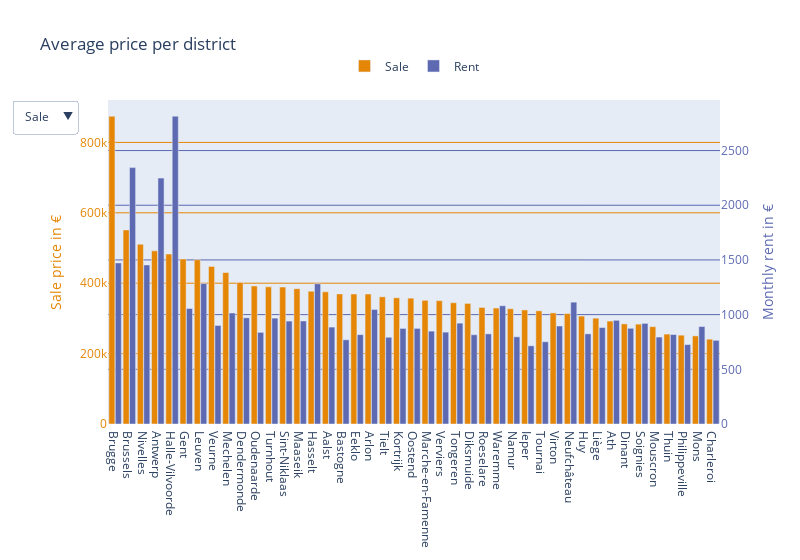

Notebook cell for this chart:
### Code cell
fig = go.Figure()
colors = px.colors.qualitative.Vivid
fig.add_trace(
    go.Bar(
        x=price_sale_district['District'],
        y=price_sale_district['Price'],
        name='Sale',
        offsetgroup=1,
        marker=dict(
            color=colors[0]
        )
    )
)
fig.add_trace(
    go.Bar(
        x=price_rent_district['District'],
        y=price_rent_district['Price'],
        name='Rent',
        yaxis='y2',
        offsetgroup=2,
        marker=dict(
            color=colors[1]
        )
    )
)
fig.update_traces(
    hovertemplate='<b>%{y:,.0f} €</b>',   
)
buttons=[
    dict(
        label="Sale",
        method="update",
        args=[{},dict(
            xaxis=dict(
                categoryarray=price_sale_district['District']
            )   
        )]
    ),
    dict(
        label="Rent",
        method="update",
        args=[{},dict(
            xaxis=dict(
                categoryarray=price_rent_district['District']
            )   
        )]
    )
]
fig.update_layout(
    title='Average price per district',
    width = 800,
    updatemenus=[dict(
        buttons=buttons
    )],
    legend=dict(
        x=0.5,
        y=1.15,
        orientation='h',
        xanchor='center'
    ),
    yaxis=dict(
        gridcolor=colors[0],
        color=colors[0],
        title='Sale price in €'
    ),
    yaxis2=dict(
        overlaying='y',
        side='right',
        gridcolor=colors[1],
        color=colors[1],
        title='Monthly rent in €'
    ),
    xaxis=dict(
        categoryorder='array',
    ),
    bargap=0.1,
    bargroupgap=0.05,
    hovermode='x unified',
)
fig.show()

### Figure 1 — Plotly figure (JSON) as saved in the notebook; plotly's stock layout.template omitted (floating-point values rounded to 4 significant figures)
{"data": [{"hovertemplate": "<b>%{y:,.0f} €</b>", "marker": {"color": "rgb(229, 134, 6)"}, "name": "Sale", "offsetgroup": "1", "type": "bar", "x": ["Brugge", "Brussels", "Nivelles", "Antwerp", "Halle-Vilvoorde", "Gent", "Leuven", "Veurne", "Mechelen", "Dendermonde", "Oudenaarde", "Turnhout", "Sint-Niklaas", "Maaseik", "Hasselt", "Aalst", "Bastogne", "Eeklo", "Arlon", "Tielt", "Kortrijk", "Oostend", "Marche-en-Famenne", "Verviers", "Tongeren", "Diksmuide", "Roeselare", "Waremme", "Namur", "Ieper", "Tournai", "Virton", "Neufchâteau", "Huy", "Liège", "Ath", "Dinant", "Soignies", "Mouscron", "Thuin", "Philippeville", "Mons", "Charleroi"], "y": [874474, 551392, 510634, 491936, 482916, 468908, 466805, 447567, 430403, 402357, 392105, 389592, 389165, 384495, 377084, 375443, 369591, 369308, 369069, 361355, 358548, 357561, 351444, 350448, 344501, 342613, 331155, 329437, 327423, 323992, 321571, 315647, 313705, 306542, 300681, 292446, 284375, 283739, 276561, 255461, 252339, 250301, 240955]}, {"hovertemplate": "<b>%{y:,.0f} €</b>", "marker": {"color": "rgb(93, 105, 177)"}, "name": "Rent", "offsetgroup": "2", "type": "bar", "x": ["Halle-Vilvoorde", "Brussels", "Antwerp", "Brugge", "Nivelles", "Leuven", "Hasselt", "Neufchâteau", "Waremme", "Gent", "Arlon", "Mechelen", "Dendermonde", "Turnhout", "Ath", "Maaseik", "Sint-Niklaas", "Tongeren", "Soignies", "Veurne", "Virton", "Mons", "Aalst", "Liège", "Dinant", "Kortrijk", "Oostend", "Marche-en-Famenne", "Verviers", "Oudenaarde", "Huy", "Roeselare", "Thuin", "Eeklo", "Diksmuide", "Namur", "Mouscron", "Tielt", "Bastogne", "Charleroi", "Tournai", "Philippeville", "Ieper"], "y": [2814, 2344, 2248, 1473, 1454, 1284, 1282, 1114, 1081, 1056, 1047, 1015, 971, 968, 948, 942, 941, 922, 920, 901, 896, 891, 886, 882, 875, 874, 874, 849, 840, 838, 824, 824, 818, 817, 816, 797, 795, 793, 770, 765, 752, 726, 715], "yaxis": "y2"}], "layout": {"bargap": 0.1, "bargroupgap": 0.05, "hovermode": "x unified", "legend": {"orientation": "h", "x": 0.5, "xanchor": "center", "y": 1.15}, "title": {"text": "Average price per district"}, "updatemenus": [{"buttons": [{"args": [{}, {"xaxis": {"categoryarray": ["Brugge", "Brussels", "Nivelles", "Antwerp", "Halle-Vilvoorde", "Gent", "Leuven", "Veurne", "Mechelen", "Dendermonde", "Oudenaarde", "Turnhout", "Sint-Niklaas", "Maaseik", "Hasselt", "Aalst", "Bastogne", "Eeklo", "Arlon", "Tielt", "Kortrijk", "Oostend", "Marche-en-Famenne", "Verviers", "Tongeren", "Diksmuide", "Roeselare", "Waremme", "Namur", "Ieper", "Tournai", "Virton", "Neufchâteau", "Huy", "Liège", "Ath", "Dinant", "Soignies", "Mouscron", "Thuin", "Philippeville", "Mons", "Charleroi"]}}], "label": "Sale", "method": "update"}, {"args": [{}, {"xaxis": {"categoryarray": ["Halle-Vilvoorde", "Brussels", "Antwerp", "Brugge", "Nivelles", "Leuven", "Hasselt", "Neufchâteau", "Waremme", "Gent", "Arlon", "Mechelen", "Dendermonde", "Turnhout", "Ath", "Maaseik", "Sint-Niklaas", "Tongeren", "Soignies", "Veurne", "Virton", "Mons", "Aalst", "Liège", "Dinant", "Kortrijk", "Oostend", "Marche-en-Famenne", "Verviers", "Oudenaarde", "Huy", "Roeselare", "Thuin", "Eeklo", "Diksmuide", "Namur", "Mouscron", "Tielt", "Bastogne", "Charleroi", "Tournai", "Philippeville", "Ieper"]}}], "label": "Rent", "method": "update"}]}], "width": 800, "xaxis": {"categoryorder": "array"}, "yaxis": {"color": "rgb(229, 134, 6)", "gridcolor": "rgb(229, 134, 6)", "title": {"text": "Sale price in €"}}, "yaxis2": {"color": "rgb(93, 105, 177)", "gridcolor": "rgb(93, 105, 177)", "overlaying": "y", "side": "right", "title": {"text": "Monthly rent in €"}}}}
